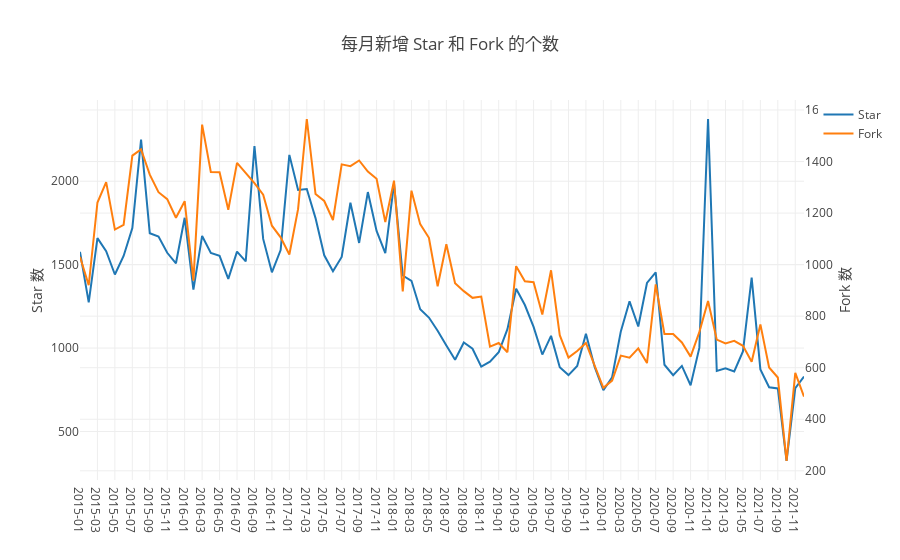

The code cell stored with this chart in its notebook:
### Markdown cell above
##  1 每月新增Star和Fork的个数

### Code cell
var query = openDigger.driver.clickhouse.query;
query(`
    select t1.time as time1, t2.time as time2, stars, forks
    from 
        (select count(*) as stars ,
        formatDateTime(created_at, '%Y-%m') as time
        from github_log.events
        where repo_id=${my_repo_id} and type='WatchEvent' and time between '2015-01' and '2021-12'
        group by formatDateTime(created_at, '%Y-%m')
        order by formatDateTime(created_at, '%Y-%m')) t1
    
        FULL OUTER JOIN
    
        (select count(*) as forks ,
        formatDateTime(created_at, '%Y-%m') as time
        from github_log.events
        where repo_id=${my_repo_id} and type='ForkEvent' and time between '2015-01' and '2021-12'
        group by formatDateTime(created_at, '%Y-%m')
        order by formatDateTime(created_at, '%Y-%m')) t2
    
        ON t1.time=t2.time
    `
).then(data => {
    var stars = [], forks=[], time = [], tt = [];
    data.forEach(dd => {
        stars.push(parseInt(dd.stars));
        forks.push(parseInt(dd.forks));
        if (dd.time1!='') {
            time.push(dd.time1);
            tt.push({'时间':dd.time1, '新增 Star 数':parseInt(dd.stars), '新增 Fork 数':parseInt(dd.forks)});
        }
        else {
            time.push(dd.time2);
            tt.push({'时间':dd.time2, '新增 Star 数':parseInt(dd.stars), '新增 Fork 数':parseInt(dd.forks)});
        }
    });
    openDigger.render.plotly([
        {x: time, y: stars, mode:'line', name:'Star'}, 
        {x: time, y: forks, mode:'line', name:'Fork',yaxis: 'y2'}
    ], {
        title: '每月新增 Star 和 Fork 的个数',
        yaxis: { title: 'Star 数'},
        yaxis2: { overlaying: 'y', side: 'right', anchor: 'x', title: 'Fork 数'},
        xaxis: {type: 'category'}
    });
    console.table(tt)
});

### Figure 1 — Plotly figure (JSON) as saved in the notebook; plotly's stock layout.template omitted (floating-point values rounded to 4 significant figures)
{"data": [{"mode": "line", "name": "Star", "x": ["2015-01", "2015-02", "2015-03", "2015-04", "2015-05", "2015-06", "2015-07", "2015-08", "2015-09", "2015-10", "2015-11", "2015-12", "2016-01", "2016-02", "2016-03", "2016-04", "2016-05", "2016-06", "2016-07", "2016-08", "2016-09", "2016-10", "2016-11", "2016-12", "2017-01", "2017-02", "2017-03", "2017-04", "2017-05", "2017-06", "2017-07", "2017-08", "2017-09", "2017-10", "2017-11", "2017-12", "2018-01", "2018-02", "2018-03", "2018-04", "2018-05", "2018-06", "2018-07", "2018-08", "2018-09", "2018-10", "2018-11", "2018-12", "2019-01", "2019-02", "2019-03", "2019-04", "2019-05", "2019-06", "2019-07", "2019-08", "2019-09", "2019-10", "2019-11", "2019-12", "2020-01", "2020-02", "2020-03", "2020-04", "2020-05", "2020-06", "2020-07", "2020-08", "2020-09", "2020-10", "2020-11", "2020-12", "2021-01", "2021-02", "2021-03", "2021-04", "2021-05", "2021-06", "2021-07", "2021-08", "2021-09", "2021-10", "2021-11", "2021-12"], "y": [1577, 1274, 1659, 1581, 1441, 1552, 1719, 2249, 1688, 1669, 1571, 1508, 1781, 1350, 1672, 1570, 1553, 1415, 1578, 1520, 2211, 1654, 1454, 1587, 2158, 1948, 1953, 1779, 1556, 1461, 1546, 1871, 1630, 1935, 1702, 1569, 1985, 1435, 1403, 1233, 1183, 1104, 1016, 930, 1033, 996, 889, 918, 975, 1113, 1355, 1258, 1127, 961, 1073, 885, 838, 893, 1086, 887, 747, 825, 1100, 1280, 1129, 1390, 1454, 900, 837, 893, 777, 1001, 2373, 863, 878, 860, 980, 1422, 872, 765, 758, 323, 760, 829]}, {"mode": "line", "name": "Fork", "x": ["2015-01", "2015-02", "2015-03", "2015-04", "2015-05", "2015-06", "2015-07", "2015-08", "2015-09", "2015-10", "2015-11", "2015-12", "2016-01", "2016-02", "2016-03", "2016-04", "2016-05", "2016-06", "2016-07", "2016-08", "2016-09", "2016-10", "2016-11", "2016-12", "2017-01", "2017-02", "2017-03", "2017-04", "2017-05", "2017-06", "2017-07", "2017-08", "2017-09", "2017-10", "2017-11", "2017-12", "2018-01", "2018-02", "2018-03", "2018-04", "2018-05", "2018-06", "2018-07", "2018-08", "2018-09", "2018-10", "2018-11", "2018-12", "2019-01", "2019-02", "2019-03", "2019-04", "2019-05", "2019-06", "2019-07", "2019-08", "2019-09", "2019-10", "2019-11", "2019-12", "2020-01", "2020-02", "2020-03", "2020-04", "2020-05", "2020-06", "2020-07", "2020-08", "2020-09", "2020-10", "2020-11", "2020-12", "2021-01", "2021-02", "2021-03", "2021-04", "2021-05", "2021-06", "2021-07", "2021-08", "2021-09", "2021-10", "2021-11", "2021-12"], "y": [1030, 920, 1241, 1320, 1136, 1154, 1423, 1447, 1349, 1281, 1254, 1182, 1246, 938, 1543, 1359, 1358, 1213, 1395, 1355, 1316, 1271, 1151, 1106, 1039, 1215, 1565, 1274, 1247, 1173, 1389, 1382, 1404, 1361, 1333, 1165, 1326, 896, 1287, 1157, 1104, 916, 1079, 928, 897, 871, 876, 682, 696, 660, 994, 935, 932, 806, 978, 726, 639, 665, 696, 608, 522, 550, 647, 639, 675, 618, 923, 731, 731, 698, 643, 738, 859, 709, 694, 704, 685, 623, 768, 601, 562, 238, 580, 488], "yaxis": "y2"}], "layout": {"autosize": true, "title": {"text": "每月新增 Star 和 Fork 的个数"}, "xaxis": {"autorange": true, "range": [0, 83], "type": "category"}, "yaxis": {"autorange": true, "range": [209.1, 2487.0], "title": {"text": "Star 数"}, "type": "linear"}, "yaxis2": {"anchor": "x", "autorange": true, "overlaying": "y", "range": [164.3, 1639.0], "side": "right", "title": {"text": "Fork 数"}, "type": "linear"}}}
